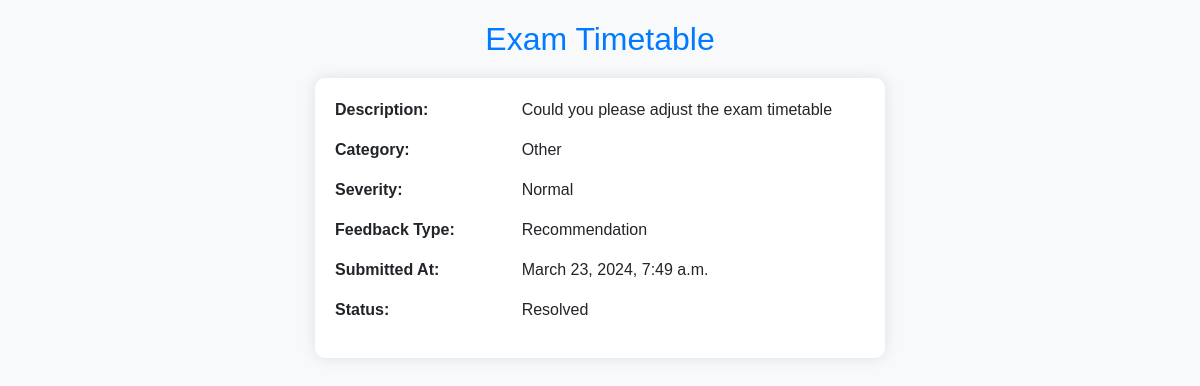
The app's page /15/ (signed in) with its own data.
### campusEcho/models.py (models this page shows, shortened)
class Feedback(models.Model):
    CATEGORY_CHOICES = [
        ('academics', 'Academics'),
        ('finance', 'Finance'),
        ('health', 'Health and Welfare'),
        ('housing', 'Housing'),
        ('other', 'Other'),
    ]
    SEVERITY_CHOICES = [
        ('critical', 'Critical'),
        ('urgent', 'Urgent'),
        ('emergency', 'Emergency'),
        ('normal', 'Normal'),
    ]
    FEEDBACK_TYPE_CHOICES = [
        ('complaint', 'Complaint'),
        ('recommendation', 'Recommendation'),
        ('report', 'Report'),
        ('other', 'Other'),
    ]
    STATUS_CHOICES = [
        ('resolved', 'Resolved'),
        ('pending', 'Pending'),
    ]
    category = models.CharField(max_length=100, choices=CATEGORY_CHOICES)
    severity = models.CharField(max_length=100, choices=SEVERITY_CHOICES)
    feedback_type = models.CharField(max_length=100, choices=FEEDBACK_TYPE_CHOICES)
    title = models.CharField(max_length=255)
    description = models.TextField()
    submitted_at = models.DateTimeField(auto_now_add=True)
    evidence = models.ImageField(upload_to='feedback_evidence/', blank=True, null=True)
    recommendation = models.TextField(blank=True, null=True)
    status = models.CharField(max_length=100, choices=STATUS_CHOICES, default='pending')
    solution = models.TextField(blank=True, null=True)
    student = models.ForeignKey(User, on_delete=models.CASCADE, null=True)

### campusEcho/views.py (the view)
# urls.py: path('<int:feedback_id>/', views.feedback_details, name='feedback_details'),
@login_required
def feedback_details(request, feedback_id):
    feedback = get_object_or_404(Feedback, pk=feedback_id)
    return render(request, 'feedback_details.html', {'feedback': feedback})

### Templates/feedback_details.html (shortened to what this page needs)
{% load static %}
<!DOCTYPE html>
<html lang="en">
<head>
    <link rel="stylesheet" href="https://stackpath.bootstrapcdn.com/bootstrap/4.5.2/css/bootstrap.min.css">
    <link rel="stylesheet" href="{% static 'css/feedback_details.css' %}">
</head>
<body>
    <div class="container">
        <h2>{{ feedback.title }}</h2>
        <div class="card">
            <div class="card-body">
                <div class="row">
                    <div class="col-4">
                        <strong>Description:</strong>
                    </div>
                    <div class="col-8">
                        <p>{{ feedback.description }}</p>
                    </div>
                </div>
                <div class="row">
                    <div class="col-4">
                        <strong>Category:</strong>
                    </div>
                    <div class="col-8">
                        <p>{{ feedback.get_category_display }}</p>
                    </div>
                </div>
                <div class="row">
                    <div class="col-4">
                        <strong>Severity:</strong>
                    </div>
                    <div class="col-8">
                        <p>{{ feedback.get_severity_display }}</p>
                    </div>
                </div>
                <div class="row">
                    <div class="col-4">
                        <strong>Feedback Type:</strong>
                    </div>
                    <div class="col-8">
                        <p>{{ feedback.get_feedback_type_display }}</p>
                    </div>
                </div>
                <div class="row">
                    <div class="col-4">
                        <strong>Submitted At:</strong>
                    </div>
                    <div class="col-8">
                        <p>{{ feedback.submitted_at }}</p>
                    </div>
                </div>
                <div class="row">
                    <div class="col-4">
                        <strong>Status:</strong>
                    </div>
                    <div class="col-8">
                        <p>{{ feedback.get_status_display }}</p>
                    </div>
                </div>
            </div>
        </div>
    </div>
</body>
</html>

### static/css/feedback_details.css (style rules this page uses)
body { font-family: Arial, sans-serif; background-color: #f8f9fa; padding: 20px; }
.container { max-width: 600px; margin: 0 auto; }
.card { border: none; box-shadow: 0px 0px 15px rgba(0, 0, 0, 0.1); border-radius: 10px; }
.card-body { padding: 20px; }
h2 { color: #007bff; margin-bottom: 20px; text-align: center; }

### records on screen
Feedback: title "Exam Timetable", description "Could you please adjust the exam timetable", category "Other", severity "Normal", feedback_type "Recommendation", submitted_at "March 23, 2024, 7:49 a.m.", status "Resolved"
